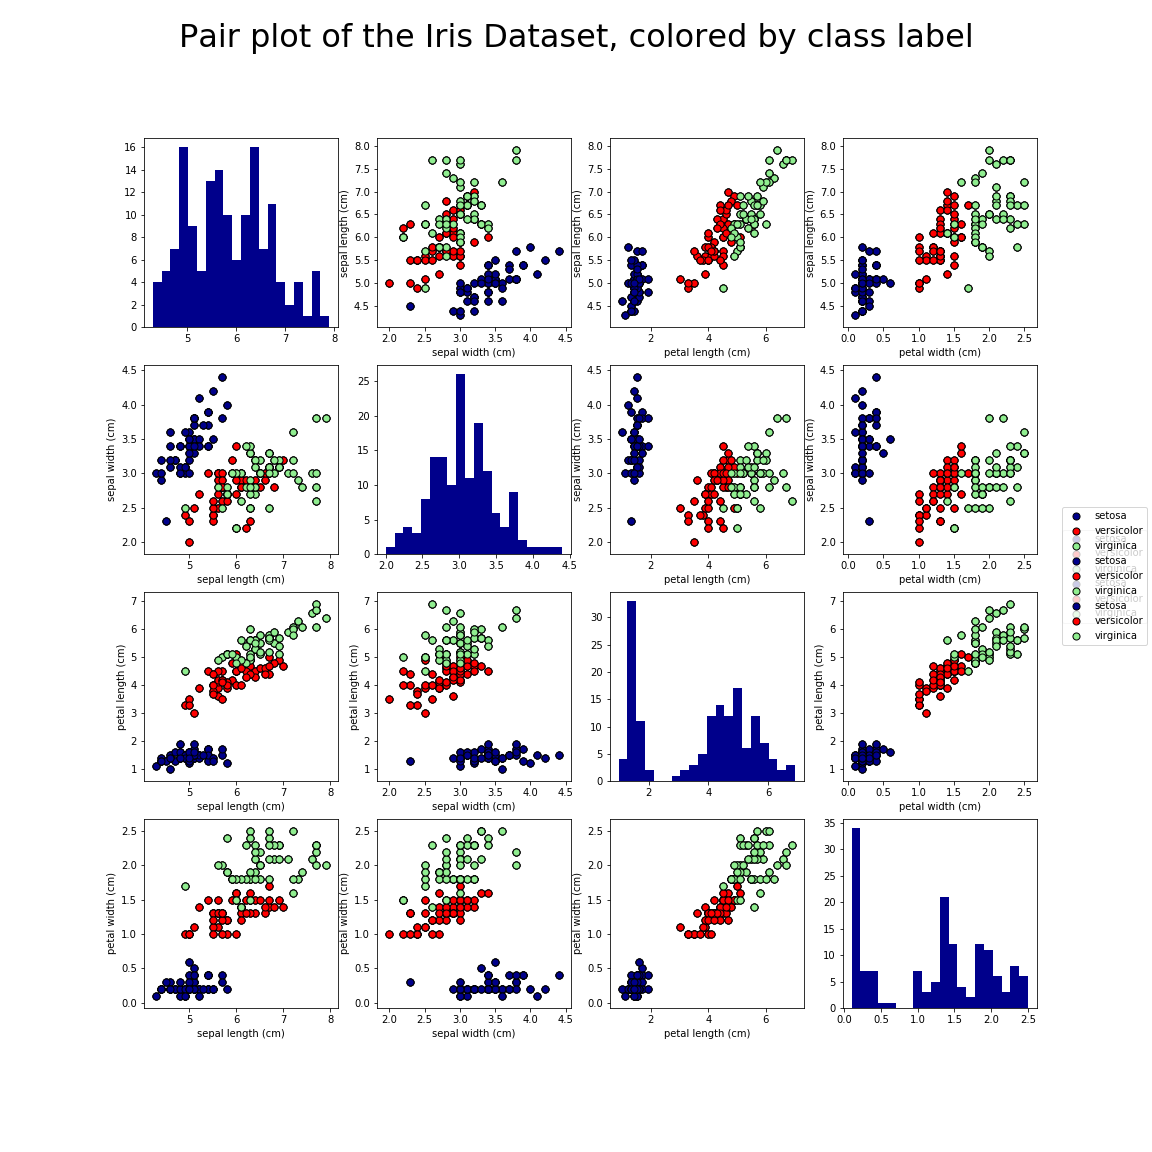

Write Python code to recreate this figure.
from sklearn.datasets import load_iris
import numpy as np
import matplotlib.pyplot as plt

data=load_iris()
feature_names=data.feature_names
target_names=data.target_names
x=data.data
group=data.target

color_code={0:"darkblue",1:"red",2:"lightgreen"}
fig,axis =plt.subplots(nrows=4,ncols=4,figsize=(16,16))
for i in range(0,4):
    for j in range(0,4):
        if i!=j:
            axis[i,j].set_xlabel(feature_names[j])
            axis[i,j].set_ylabel(feature_names[i])
            for g in np.unique(group):
                index=np.where(group == g)
                axis[i,j].scatter(x[:,j][index], x[:,i][index], c = color_code[g], s = 50, label = data.target_names[g], edgecolors = 'black')
                handles, labels = axis[i,j].get_legend_handles_labels()
fig.legend(handles, labels, loc = "center right")

for dia in range(0,4):
    axis[dia,dia].hist(x[:,dia], bins = 20, color = "darkblue")

fig.suptitle("Pair plot of the Iris Dataset, colored by class label", size = 32)
fig.savefig("task22.png")
